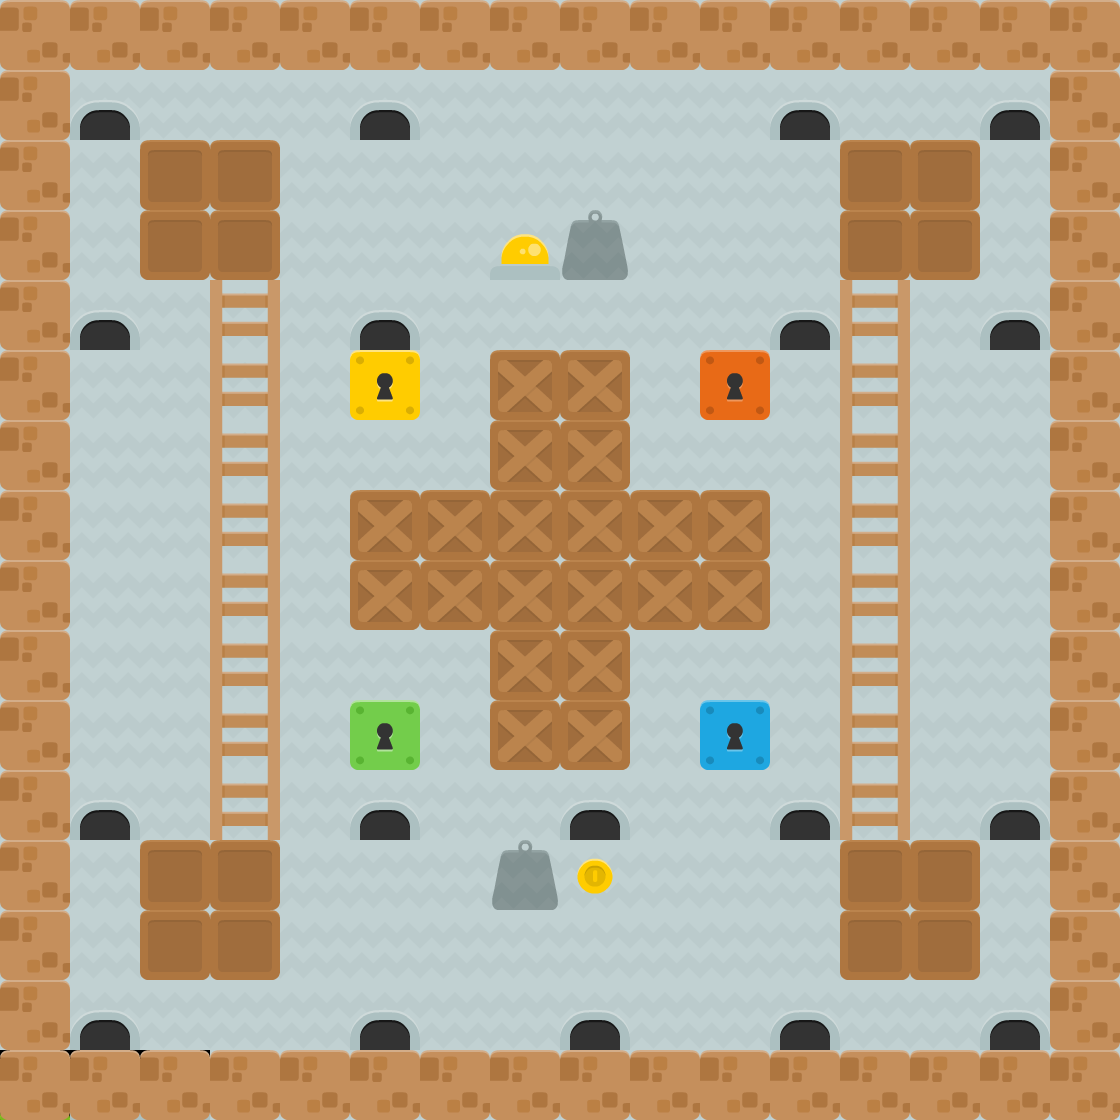

This is a level from a 2D game, rendered from its Tiled map with the project's own tilesets. A one-line summary and the map file follow, with tile-layer data summarised:
An orthogonal 16x16 tile map with 70x70 px tiles, 4 tile layers (ground, item, block, spawn).

<map version="1.0" orientation="orthogonal" renderorder="right-down" width="16" height="16" tilewidth="70" tileheight="70">
 <tileset firstgid="1" name="tiles_spritesheet" tilewidth="70" tileheight="70" spacing="1">
  <image source="../../Sprites/tiles_spritesheet.png" width="852" height="856" />
 </tileset>
 <layer name="ground" width="16" height="16">
  <data>[256 cells, 256 non-empty, 4 distinct tile ids]</data>
 </layer>
 <layer name="item" width="16" height="16">
  <data>[256 cells, 20 non-empty, 4 distinct tile ids]</data>
 </layer>
 <layer name="block" width="16" height="16">
  <data>[256 cells, 100 non-empty, 7 distinct tile ids]</data>
 </layer>
 <layer name="spawn" width="16" height="16">
  <data>[256 cells, 18 non-empty, 1 distinct tile ids]</data>
 </layer>
</map>
